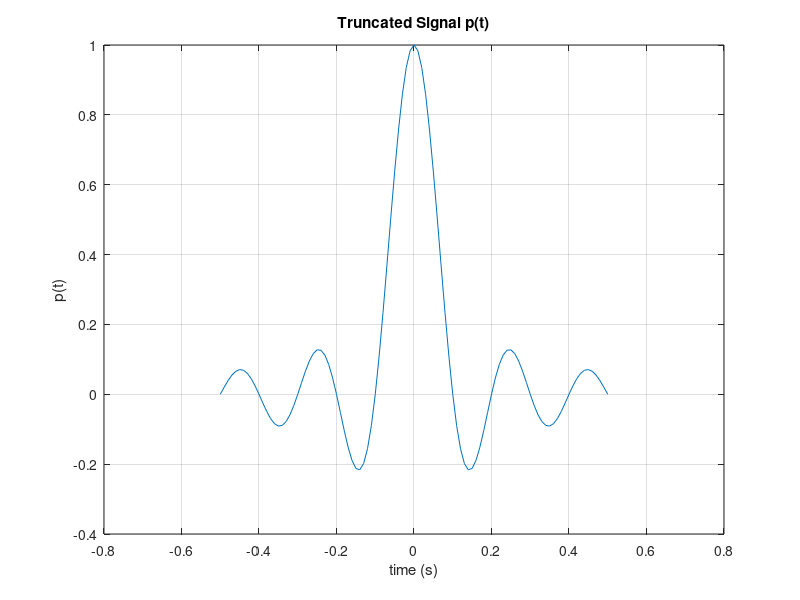
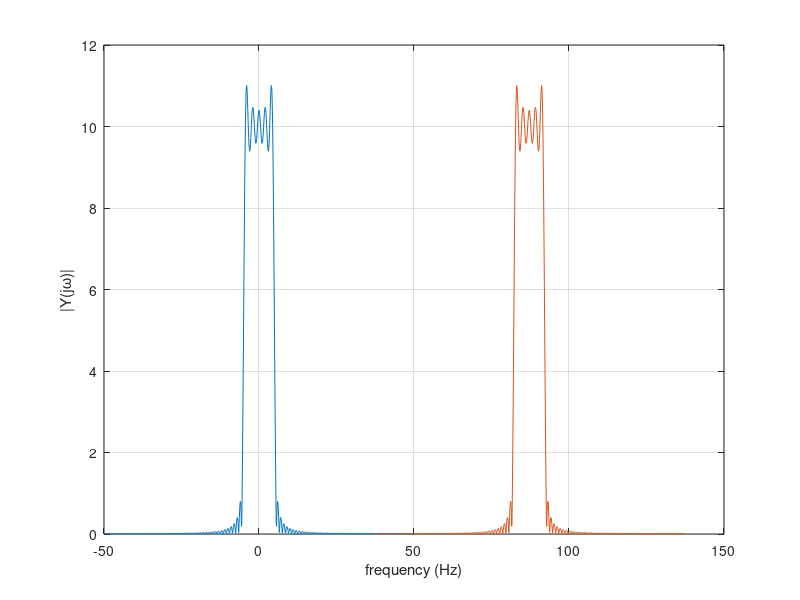
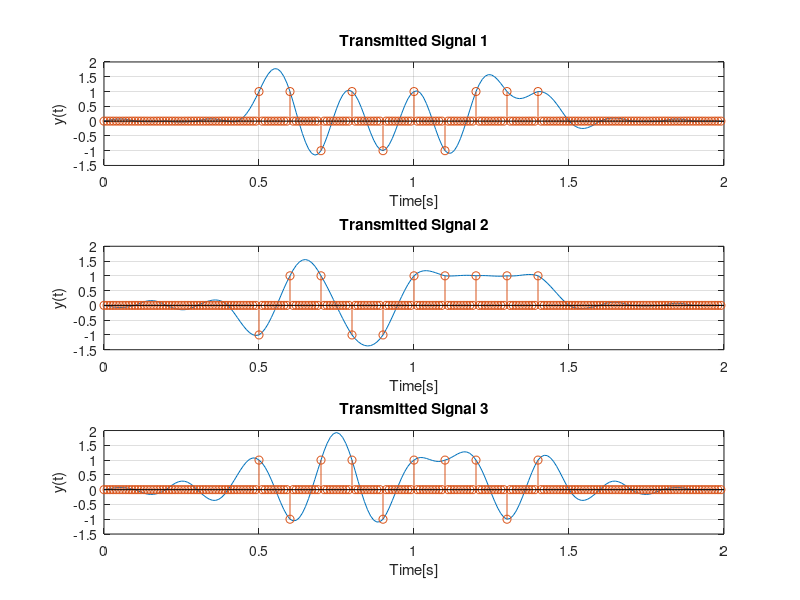

Reproduce these figures in MATLAB, in order. (Note: this script raises an error after producing the figures.)
% Case Study 2
% Leandre Pestcoe and Julianne Wegmann
% ESE 351: Signals and Systems
% Created on: 4/20/21, Last Edited on: 4/23/21

%% Define Pulse Shape p(t)
Ts = 0.1; %symbol period (rate 1/Ts)
dt = 0.01; %sample period
w = 5*Ts; %width
t = -w:dt:w; %time vector
fs = 1/dt; %sample frequency

%sinc
sinc_p_t = sinc(t/Ts); %define sinc

%triangular pulse
triang_p_t = tripuls(t,w*2);

%decide which signal to use for simulation
p_t = sinc_p_t;

figure, plot(t,p_t), grid on;
xlabel('time (s)'), ylabel('p(t)'), title('Truncated Signal p(t)')

%% Nyquist Criteria

Nfft = 1024; %length of fft
f1 = (-fs/2:fs/Nfft:(fs/2));
f2 = (fs-2*pi/Ts:fs/Nfft:fs+(2*pi/Ts));
fft_signal = abs(fft(p_t,Nfft));
fft_signal1 = [fft_signal((length(fft_signal)/2)+1:end), fft_signal(1:(length(fft_signal)/2))];

figure
plot(f1(1:length(fft_signal1)),fft_signal1), grid on;
hold on
plot(f2(1:length(fft_signal1)),fft_signal1), grid on;
xlabel('frequency (Hz)'), ylabel('|Y(j\omega)|');

%% Random Bit Message/Noise-free PAM Signal y(t)

%define bit messages
N = 10; %number of bits
bits1 = 2*((rand(1,N)>0.5)-0.5);
bits2 = 2*((rand(1,N)>0.5)-0.5);
bits3 = 2*((rand(1,N)>0.5)-0.5);

%spacing out bits
xn1 =zeros(1,N*(Ts/dt));
xn2 = zeros(1,N*(Ts/dt));
xn3 = zeros(1,N*(Ts/dt));

for i=1:length(bits1)
    xn1((i-1)*(Ts/dt)+1)=bits1(i);
end
for i=1:length(bits2)
    xn2((i-1)*(Ts/dt)+1)=bits2(i);
end
for i=1:length(bits3)
    xn3((i-1)*(Ts/dt)+1)=bits3(i);
end

%compute individual CT transmitted signals
y_t1 = conv(xn1,p_t);
y_t2 = conv(xn2,p_t);
y_t3 = conv(xn3,p_t);

t = (0:length(y_t1)-1)*dt; %define new time vector

%shift xn so lines up with y(t) on graph
x_new1 = zeros(1,length(y_t1));
x_new1((length(p_t)+1)/2:(length(xn1)+(length(p_t)+1)/2)-1) = xn1;
x_new2 = zeros(1,length(y_t2));
x_new2((length(p_t)+1)/2:(length(xn2)+(length(p_t)+1)/2)-1) = xn2;
x_new3 = zeros(1,length(y_t3));
x_new3((length(p_t)+1)/2:(length(xn3)+(length(p_t)+1)/2)-1) = xn3;

figure();
subplot(3,1,1), plot(t,y_t1), grid on;
hold on
stem(t,x_new1);
title('Transmitted Signal 1'),xlabel('Time[s]'),ylabel('y(t)');
subplot(3,1,2), plot(t,y_t2), grid on;
hold on
stem(t,x_new2);
title('Transmitted Signal 2'),xlabel('Time[s]'),ylabel('y(t)');
subplot(3,1,3), plot(t,y_t3), grid on;
hold on
stem(t,x_new3);
title('Transmitted Signal 3'),xlabel('Time[s]'),ylabel('y(t)');




%y_t = [y_t1,y_t2,y_t3];

% figure(),plot(y_t),title('Transmitted Signal y(t)'),xlabel('Time[s]'),ylabel('y(t)');
% hold on;
% stem(x_new);


%% Text Message and Noise-free PAM Signal y(t)

message = 'Case study 2 rocks!';
binary = str2num(reshape(dec2bin(message)',1,[])');

N_message = length(binary);
x_message = zeros(1,N_message*(Ts/dt));

for i=1:length(binary)
    x_message((i-1)*(Ts/dt)+1)=binary(i);
end

y_message = conv(x_message, x_message);
figure();
plot(y_message);

%messageOut = char(bin2dec(num2str(reshape(binary,7,[])')))';

%% Noise-free PAM Signal y(t)
num_signals = 3;

for j = 1:num_signals
    for i = 1:length(x_t1)
     x_t1((i-1)*(Ts/dt)+1)=bits1(i);
    end
     
end

%% Signal Modulation (Up-Conversion)
wc20 = 2*pi*20; %20 Hz modulation
mod_signal20 = y_t1.*cos(wc20*t);

wc30 = 2*pi*30; %30 Hz modulation
mod_signal30 = y_t2.*cos(wc30*t);

wc40 = 2*pi*40; %40 Hz modulation
mod_signal40 = y_t3.*cos(wc40*t);

mod_signal = mod_signal20+mod_signal30+mod_signal40;

figure
subplot(2,1,1), plot(mod_signal), grid on;
xlabel('time (s)'), ylabel('y(t)cos(wc*t)'), title('Modulated Signal')

f = (0:length(mod_signal)/2)*fs/length(mod_signal);
XV = fft(mod_signal);
P2 = abs(XV/length(mod_signal));
P1 = P2(1:length(mod_signal)/2+1);
P1(2:end-1) = 2*P1(2:end-1);
subplot(2,1,2),plot(f,P1);
xlabel('frequency[Hz]')
ylabel('|Y(j\omega)|')

% eventually plot all transforms separately so can see all messages...

% figure
% subplot(3,1,1),plot(mod_signal20),grid on;
% subplot(3,1,2),plot(mod_signal30),grid on;
% subplot(3,1,3),plot(mod_signal40),grid on;


%% Noisy Recieved Signal r(t)
sigma = 0.5;
n_t = sigma*randn(1,length(mod_signal));
r_t = mod_signal + n_t;

figure();
plot(r_t);
title('Received Signal r(t)');
xlabel('Time[s]');
ylabel('Amplitude');

%% Signal Demodulation (Down-Conversion)

demod_signal20 = r_t.*cos(wc20*t);
demod_signal30 = r_t.*cos(wc30*t);
demod_signal40 = r_t.*cos(wc40*t);

figure
subplot(2,1,1), plot(demod_signal20), grid on;
xlabel('time (s)'), ylabel('x_r(t)'), title('Demod (without LPF)')

f = (0:length(demod_signal20)/2)*fs/length(demod_signal20);
XV = fft(demod_signal20);
P2 = abs(XV/length(demod_signal20));
P1 = P2(1:length(demod_signal20)/2+1);
P1(2:end-1) = 2*P1(2:end-1);
subplot(2,1,2),plot(f,P1),xlabel('f, Hz'),ylabel('|X_r(j\omega)|'),grid on;


%% Lowpass Filter
R = 1000;
C = 2*10^(-6);
T = 0.002;
f = 44100;
delta_t = 1/f;

filter_low = filter(delta_t/T,[(R*C)/delta_t 1-((R*C)/delta_t)], demod_signal20);

figure();
plot(filter_low);

%% Matched Filter Receiver

xn_tilda = zeros(1,length(bits1));
p_neg = p_t(end:-1:1);
z_t = conv(demod_signal20,p_neg);
for j=1:length(xn_tilda)
   if z_t((j-1)*(Ts/dt)+1+(length(p_t)+1)/2)<=0
       xn_tilda(j)=-1;
   else
       xn_tilda(j)=1;
   end
end

incorrect_count = 0;
for j=1:length(xn_tilda)
    if bits1(j)~=xn_tilda(j)
        incorrect_count = incorrect_count+1;
    end
end
error = incorrect_count/length(bits1);

figure();
stem(bits1);
hold on;
stem(xn_tilda);
legend('bits1','xn tilda');

figure();
plot(z_t);

%% Noise Levels and Error Rates


